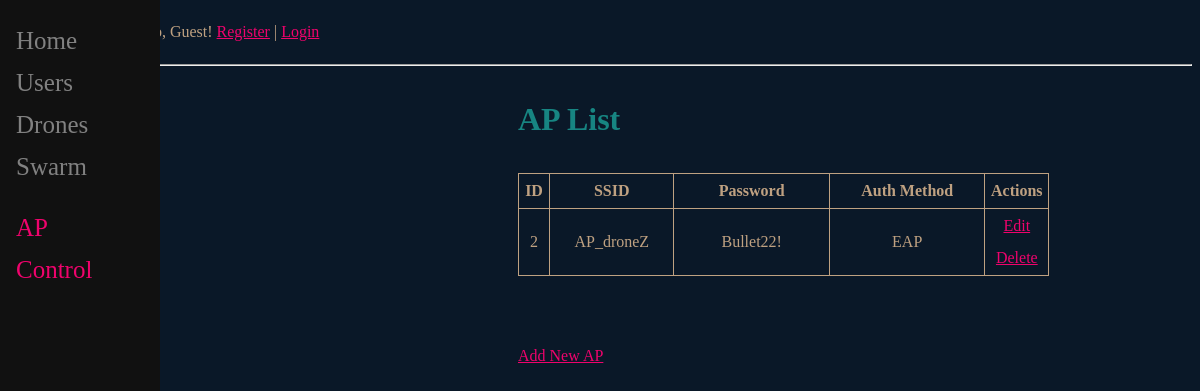
Before: /ap_list with the older database file.
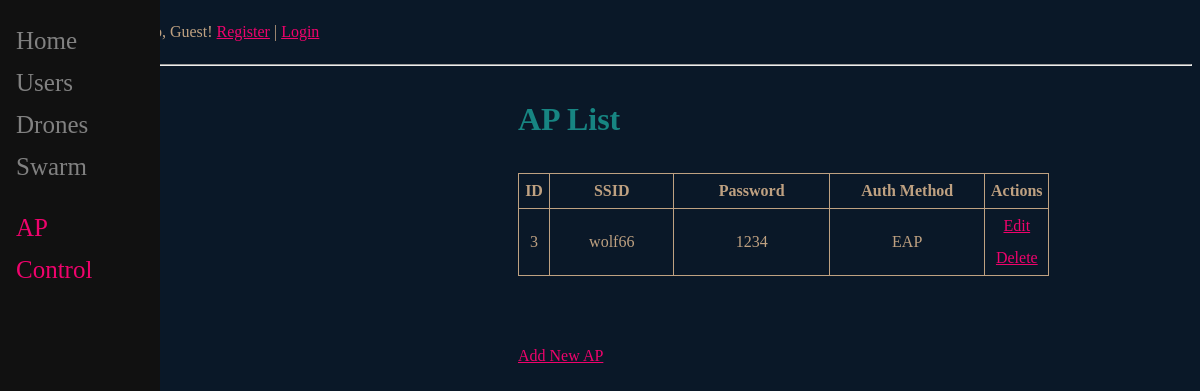
After: the same page with the newer database file.
### main/models.py (models this page shows)
class AP(models.Model):
    SSID=models.fields.CharField(max_length=32,unique=True)
    password=models.fields.CharField(max_length=32, default='1234')
    AuthMethod=models.fields.CharField(max_length=16, default='EAP')
    CreatedAt = models.DateTimeField("datePublished", default=timezone.now)
    UpdatedAt = models.DateTimeField("dateUpdated", auto_now=True)
    UpdatedBy = models.CharField(max_length=32, default="User")

### main/views.py (the view)
# urls.py: path('ap_list', ap_list, name='ap_list'),
def ap_list(request):
    ap = AP.objects.all()
    return render(request, 'main/ap_list.html', {'ap': ap })

### templates/main/ap_list.html (shortened to what this page needs)
{% extends 'main/base.html' %}
{% block content %}
<h1>AP List</h1>
<body>
    <table  style="width:80%; border: 1px solid; border-collapse: collapse">
        <thead>
            <tr style="border: 1px solid; text-align: center;">
                <th>ID</th>
                <th style="width:5%; border: 1px solid; ">SSID</th>
                <th style="width:20%; border: 1px solid;">Password</th>
                <th style="width:25%; border: 1px solid;">Auth Method</th>
                <th style="width:10%; border: 1px solid;">Actions</th>
            </tr>
        </thead>
        <tbody>
    {% for ap in ap %}
            <tr style="border: 1px solid; text-align: center;">
                <td style="width:5%; border: 1px solid; text-align: center; ">{{ ap.id }}</td>
                <td style="width:20%; border: 1px solid; text-align: center; ">{{ ap.SSID }}</td>
                <td style="width:25%; border: 1px solid; text-align: center; ">{{ ap.password }}</td>
                <td style="width:20%; border: 1px solid; text-align: center; ">{{ ap.AuthMethod }}</td>
                <td>
                    <a style="width:10%" href="/ap_edit/{{ ap.id }}"><span>Edit</span></a>
                    <a style="width:10%" href="/ap_delete/{{ ap.id }}">Delete</a>
                </td>
            </tr>
        {% endfor %}
        </tbody>
    </table>
    <br>
    <br>
    <a href="{%url 'ap_add' %}" class="btn btn-outline-secondary btn-sm"><span>Add New AP</span></a>
</body>
{% endblock %}

### templates/main/base.html (shortened to what this page needs)
<!DOCTYPE html>
<html lang="en">
    <head>
        {% if request.user.is_authenticated %}
            <p style="margin-left:10%;">Hello, {{ request.user.username}}   | <a href="{% url 'logout' %}">Log Out</a></p>
        {% else %}
            <p style="margin-left:10%;">Hello, {{ user.username|default:'Guest' }}!  <a href="{% url 'user_add' %}">Register</a> | <a href="{% url 'login' %}">Login</a></p>
        {% endif %}
        <hr>
    </head>
    <body>
        <div class="sidenav">
            <a href="/">Home</a>
            <a href="/user_list">Users</a>
            <a href="/drone_list">Drones</a>
            <a href="/swarm_list">Swarm</a>
            <br>
            <a style="color: #EF036C;" href="/ap_list">AP</a>
            <a style="color: #EF036C;" href="/control">Control</a>
	    </div>
        <div id="content" class="main">
            {% block content %}
            {% endblock %}
        </div>
    </body>
</html>

### templates/main/base.html (style rules this page uses)
body { background-color: #0A1828; color: #BFA181; background-image: url('static/drone3.png'); background-attachment:fixed; background-position:center bottom; background-size: 50%; background-repeat: no-repeat; line-height: 2.0; ) }
a { color: #EF036C; }
h1 { color: #178582; }
.sidenav { height:100%; width:160px; position: fixed; z-index:1; top:0; left:0; background-color:#111; overflow-x: :hidden; padding-top:20px; line-height: 1.2; }
.sidenav a { padding:6px 8px 6px 16px; text-decoration: none; font-size:25px; color: #818181; display:block; }

Changed rows visible on the page:
removed AP: id "2", SSID "AP_droneZ", password "Bullet22!", AuthMethod "EAP"
added AP: id "3", SSID "wolf66", password "1234", AuthMethod "EAP"
